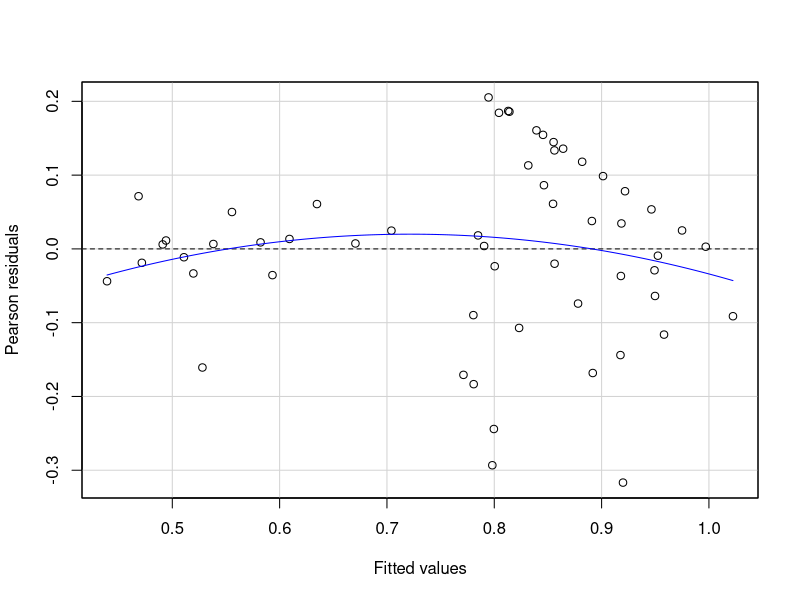
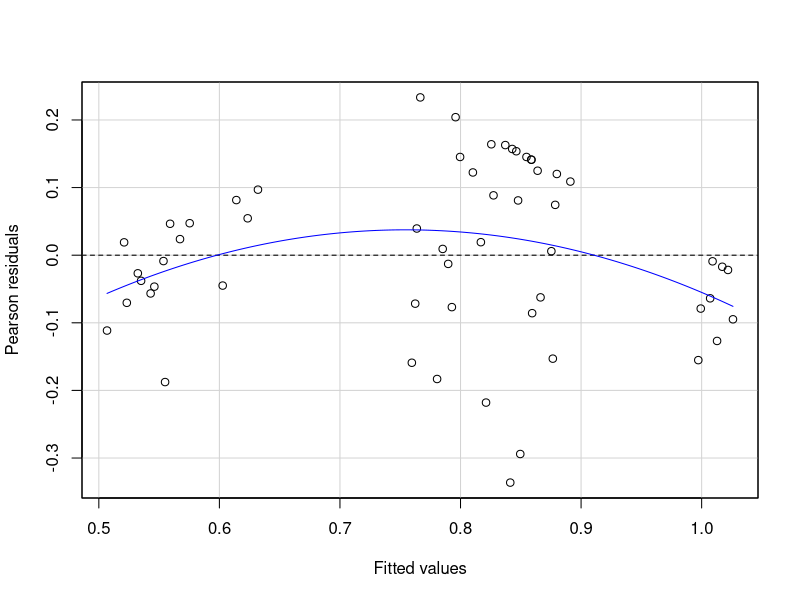
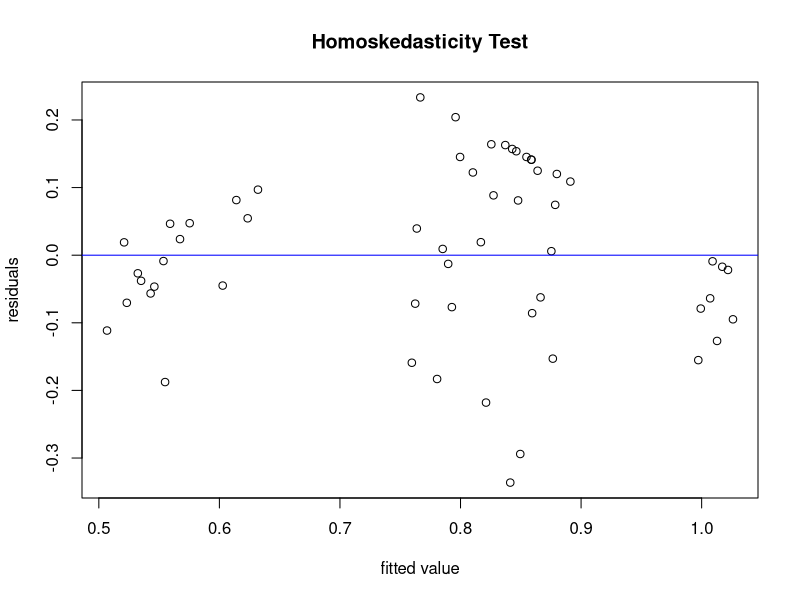

Reproduce these figures in R, in order. (Note: this script raises an error after producing the figures.)
## ---- chunk 1
knitr::opts_chunk$set(echo = TRUE)
## ---- chunk 2
require(openxlsx)
 mydata  <- read.xlsx("Data - Seminar.xlsx", startRow=3)

## ---- chunk 3
# Pearson and Spearman correlation coefficients show weak significant correlation 
# partial correlation analysis seems to indicate weak direct correlations 
# scatterplots show that a linear regression might not be suitable 
## ---- chunk 4
# subset without artificially generated data for balanced plm 
companies_raw <- c(-5,-6,-11,-12,-17,-18,-23,-24,-29,-30,-35,-36,-41,-42,-47,-48,-53, -54)
mydata_balanced <- mydata[companies_raw, -1]

## ---- chunk 5
require (robustbase)
require(car)

OLS <-lm(formula= mydata_balanced$Efficiency.without.Weight.restrictions ~ mydata_balanced$Age.of.assets + mydata_balanced$`(Age.of.assets).square` + mydata_balanced$Average.declivity + mydata_balanced$Intersection.with.indigenous.areas + mydata_balanced$Height.of.vegetation + mydata_balanced$Percentage.of.high.vegetation + mydata_balanced$Average.precipitation + mydata_balanced$Network.density + mydata_balanced$Fire.incidence + mydata_balanced$Number.of.intersections.with.roads + mydata_balanced$Coincidence.of.network.lines + mydata_balanced$Density.of.lightening + mydata_balanced$Number.of.access.to.roads, data = mydata_balanced)

summary(OLS)

## Variance Inflation Factor Analysis
# to check if the variables have correlation or not. For example, cons: 0.98. That mean 98% of "cons" can be explained by the other variables. So, we may exclude this variable if needed. When, "NTLaj" is 0.54, that means only 54% of this variable can be explained by the other variables.

print(vif(OLS))
print(1 - 1/vif(OLS))

# if VIF is higher than 1/(1-R_squared), where R_squared is the multiple R_squared, then the predictor is more related to other predictors than to the response 
print("1/(1-R_squared)")
print(1/(1-0.65))

# print residualplot of OLS 
residualPlot(OLS)



## ---- chunk 6
require(robustbase)
require(car)
OLS <- lm (formula= mydata_balanced$Efficiency.without.Weight.restrictions ~ mydata_balanced$Age.of.assets + mydata_balanced$`(Age.of.assets).square` + mydata_balanced$Average.declivity + mydata_balanced$Intersection.with.indigenous.areas + mydata_balanced$Height.of.vegetation + mydata_balanced$Percentage.of.high.vegetation + mydata_balanced$Average.precipitation + mydata_balanced$Network.density + mydata_balanced$Fire.incidence + mydata_balanced$Number.of.intersections.with.roads + mydata_balanced$Coincidence.of.network.lines + mydata_balanced$Density.of.lightening + mydata_balanced$Number.of.access.to.roads, data = mydata_balanced)

# Stepwise forward and backward selection
OLS <- step(OLS,trace = 0, k = 2, direction = "both")

summary(OLS)

# print the calculated AIC of OLS 
print("AIC")
print(AIC(OLS, k=2))




# OLS after feature selection adjusted  according to VIF

OLS_adj <- lm(formula = mydata_balanced$Efficiency.without.Weight.restrictions ~ 
    mydata_balanced$Age.of.assets + mydata_balanced$Intersection.with.indigenous.areas + 
        mydata_balanced$Height.of.vegetation + mydata_balanced$Average.precipitation + 
        mydata_balanced$Network.density + mydata_balanced$Fire.incidence + 
        mydata_balanced$Number.of.intersections.with.roads + 
        mydata_balanced$Coincidence.of.network.lines + mydata_balanced$Density.of.lightening + 
        mydata_balanced$Number.of.access.to.roads, data = mydata_balanced)

summary (OLS_adj)

print("AIC OLS_adj1")
print(AIC(OLS_adj, k=2))

# Breusch-Pagan test for homoskedasticity 

require(lmtest)

BP <- bptest(OLS)

print(BP)

## Variance Inflation Factor Analysis
# to check if the variables have correlation or not. For example, cons: 0.98. That mean 98% of "cons" can be explained by the other variables. So, we may exclude this variable if needed. When, "NTLaj" is 0.54, that means only 54% of this variable can be explained by the other variables.

# OLS
print(vif(OLS))
print(1 - 1/vif(OLS))
print("1/(1-R_suqared")
print(1/(1-0.6466))

# OLS_adj
print(vif(OLS_adj))
print(1 - 1/vif(OLS_adj))
print("1/(1-R_suqared")
print(1/(1-0.6091))

# model prediction
yhat <- predict(OLS_adj)

# compute MSE 
require(ModelMetrics)

MSE <- mse(mydata_balanced$Efficiency.without.Weight.restrictions, yhat)
print("MSE")
print(MSE)

#compute RMSE
RMSE <- rmse(mydata_balanced$Efficiency.without.Weight.restrictions, yhat)
print("RMSE")
print(RMSE)

# print residualplot of OLS_adj
residualPlot(OLS_adj)


## ---- chunk 7

require(caret)
set.seed(123)

# cross validation 

# Define training control
train.control <- trainControl(method = "cv", number = 10)

# Train the model
 model <- train(x = mydata_balanced[,c(13, 15, 16, 17, 18, 19, 20, 21, 22, 23, 24, 25)], y = mydata_balanced[,27], method = "lm", trControl = train.control)
 
# Summarize the results
 summary(model)

## ---- chunk 8
require(plm)

OLS <- plm(formula = mydata_balanced$Efficiency.without.Weight.restrictions ~ 
    mydata_balanced$Age.of.assets  + 
        mydata_balanced$Intersection.with.indigenous.areas + 
        mydata_balanced$Height.of.vegetation + mydata_balanced$Average.precipitation + 
        mydata_balanced$Network.density + mydata_balanced$Fire.incidence + 
        mydata_balanced$Number.of.intersections.with.roads + 
        mydata_balanced$Coincidence.of.network.lines + mydata_balanced$Density.of.lightening + 
        mydata_balanced$Number.of.access.to.roads, data = mydata_balanced, model = "pooling", index = NULL)

summary (OLS)

## ---- chunk 9
# space for the plot
par(mfrow=c(1,1))

# residuals of OLS model
res <- as.vector(OLS$residuals)

# fitted values from the OLS model 
fitval <- as.vector(fitted(OLS))


# plot residuals against fitted values 
plot(fitval, res, xlab = "fitted value", ylab = "residuals", main = "Homoskedasticity Test")
abline(lm(res ~ fitval, data = data.frame(res, fitval)), col = "blue")


# Breusch-Pagan test for homoskedasticity 

require(lmtest)

BP <- bptest(OLS)

print(BP)


# Durbin-Watson-Test for autocorrelation of disturbances 

dwtest(formula = mydata_balanced$Efficiency.without.Weight.restrictions ~ 
    mydata_balanced$Age.of.assets + mydata_balanced$`(Age.of.assets).square` + 
        mydata_balanced$Intersection.with.indigenous.areas + 
        mydata_balanced$Height.of.vegetation + mydata_balanced$Average.precipitation + 
        mydata_balanced$Network.density + mydata_balanced$Fire.incidence + 
        mydata_balanced$Number.of.intersections.with.roads + 
        mydata_balanced$Coincidence.of.network.lines + mydata_balanced$Density.of.lightening + 
        mydata_balanced$Number.of.access.to.roads, data = mydata_balanced)

## ---- chunk 10

require(plm)


# FE with individual effects 

FE_individual <- plm(formula = mydata_balanced$Efficiency.without.Weight.restrictions ~ 
    mydata_balanced$Age.of.assets  + 
        mydata_balanced$Intersection.with.indigenous.areas + 
        mydata_balanced$Height.of.vegetation + mydata_balanced$Average.precipitation + 
        mydata_balanced$Network.density + mydata_balanced$Fire.incidence + 
        mydata_balanced$Number.of.intersections.with.roads + 
        mydata_balanced$Coincidence.of.network.lines + mydata_balanced$Density.of.lightening + 
        mydata_balanced$Number.of.access.to.roads, data = mydata_balanced, model = "within", index = NULL, effect = "individual")

summary(FE_individual)
print("fixed effects")
summary(fixef(FE_individual))

# FE with time effects 

FE_time <- plm(formula = mydata_balanced$Efficiency.without.Weight.restrictions ~ 
    mydata_balanced$Age.of.assets  + 
        mydata_balanced$Intersection.with.indigenous.areas + 
        mydata_balanced$Height.of.vegetation + mydata_balanced$Average.precipitation + 
        mydata_balanced$Network.density + mydata_balanced$Fire.incidence + 
        mydata_balanced$Number.of.intersections.with.roads + 
        mydata_balanced$Coincidence.of.network.lines + mydata_balanced$Density.of.lightening + 
        mydata_balanced$Number.of.access.to.roads, data = mydata_balanced, model = "within", index = NULL, effect = "time")

summary(FE_time)
print("fixed effects")
summary(fixef(FE_time))


# FE with both effects 

FE_both <- plm(formula = mydata_balanced$Efficiency.without.Weight.restrictions ~ 
    mydata_balanced$Age.of.assets  + 
        mydata_balanced$Intersection.with.indigenous.areas + 
        mydata_balanced$Height.of.vegetation + mydata_balanced$Average.precipitation + 
        mydata_balanced$Network.density + mydata_balanced$Fire.incidence + 
        mydata_balanced$Number.of.intersections.with.roads + 
        mydata_balanced$Coincidence.of.network.lines + mydata_balanced$Density.of.lightening + 
        mydata_balanced$Number.of.access.to.roads, data = mydata_balanced, model = "within", index = NULL, effect = "twoways")

summary(FE_both)
print("fixed effects")
summary(fixef(FE_both))

# model prediction
yhat_individual <- predict(FE_individual)
yhat_time <- predict(FE_time)
yhat_both <- predict(FE_both)

# compute MSE 
require(ModelMetrics)

print("MSE individual")
print(mse(mydata_balanced$Efficiency.without.Weight.restrictions, yhat_individual))
print("MSE time")
print(mse(mydata_balanced$Efficiency.without.Weight.restrictions, yhat_time))
print("MSE both")
print(mse(mydata_balanced$Efficiency.without.Weight.restrictions, yhat_both))

#compute RMSE

print("RMSE individual")
print(rmse(mydata_balanced$Efficiency.without.Weight.restrictions, yhat_individual))
print("RMSE time")
print(rmse(mydata_balanced$Efficiency.without.Weight.restrictions, yhat_time))
print("RMSE both")
print(rmse(mydata_balanced$Efficiency.without.Weight.restrictions, yhat_both))



## ---- chunk 11

# H0: no difference between the FE and the Pooled model 
# reject the hypothesis if p-value < 0.05 

# individual effects 
pFtest(FE_individual, OLS_adj)


# time effects 
pFtest(FE_time, OLS_adj)

# both effects
pFtest(FE_both, OLS_adj)

## ---- chunk 12
require(plm)

# RE with individual effects

RE_individual <- plm(formula = mydata_balanced$Efficiency.without.Weight.restrictions ~ 
    mydata_balanced$Age.of.assets  + 
        mydata_balanced$Intersection.with.indigenous.areas + 
        mydata_balanced$Height.of.vegetation + mydata_balanced$Average.precipitation + 
        mydata_balanced$Network.density + mydata_balanced$Fire.incidence + 
        mydata_balanced$Number.of.intersections.with.roads + 
        mydata_balanced$Coincidence.of.network.lines + mydata_balanced$Density.of.lightening + 
        mydata_balanced$Number.of.access.to.roads, data = mydata_balanced, model = "random", index = NULL, effect = "individual")

summary(RE_individual)

# RE with  time effects 

RE_time <- plm(formula = mydata_balanced$Efficiency.without.Weight.restrictions ~ 
    mydata_balanced$Age.of.assets  + 
        mydata_balanced$Intersection.with.indigenous.areas + 
        mydata_balanced$Height.of.vegetation + mydata_balanced$Average.precipitation + 
        mydata_balanced$Network.density + mydata_balanced$Fire.incidence + 
        mydata_balanced$Number.of.intersections.with.roads + 
        mydata_balanced$Coincidence.of.network.lines + mydata_balanced$Density.of.lightening + 
        mydata_balanced$Number.of.access.to.roads, data = mydata_balanced, model = "random", index = NULL, effect = "time", random.method = "amemiya")

summary(RE_time)

# RE with  individual and time effects 

RE_both <- plm(formula = mydata_balanced$Efficiency.without.Weight.restrictions ~ 
    mydata_balanced$Age.of.assets + 
        mydata_balanced$Intersection.with.indigenous.areas + 
        mydata_balanced$Height.of.vegetation + mydata_balanced$Average.precipitation + 
        mydata_balanced$Network.density + mydata_balanced$Fire.incidence + 
        mydata_balanced$Number.of.intersections.with.roads + 
        mydata_balanced$Coincidence.of.network.lines + mydata_balanced$Density.of.lightening + 
        mydata_balanced$Number.of.access.to.roads, data = mydata_balanced, model = "random", index = NULL, effect = "twoways", random.method = "amemiya")

summary(RE_both)

# model prediction
yhat_individual <- predict(RE_individual)
yhat_time <- predict(RE_time)
yhat_both <- predict(RE_both)

# compute MSE 
require(ModelMetrics)

print("MSE individual")
print(mse(mydata_balanced$Efficiency.without.Weight.restrictions, yhat_individual))
print("MSE time")
print(mse(mydata_balanced$Efficiency.without.Weight.restrictions, yhat_time))
print("MSE both")
print(mse(mydata_balanced$Efficiency.without.Weight.restrictions, yhat_both))

#compute RMSE

print("RMSE individual")
print(rmse(mydata_balanced$Efficiency.without.Weight.restrictions, yhat_individual))
print("RMSE time")
print(rmse(mydata_balanced$Efficiency.without.Weight.restrictions, yhat_time))
print("RMSE both")
print(rmse(mydata_balanced$Efficiency.without.Weight.restrictions, yhat_both))

## ---- chunk 13
# H0: effects cannot be modeled as random variables 
# Ho is rejected, if p-value < 0.05

# individual effects 
plmtest(RE_individual, effect = "individual")


# time effects 
plmtest(RE_time, effect = "time")

# both effects
plmtest(RE_both, effect = "twoways")

## ---- chunk 14
# The null hypothesis of this test states that random effects is preferred over fixed effects
# Ho: there is no correlation between the subject-specific error term and the independent variables

phtest(FE_individual, RE_individual)
phtest(FE_time, RE_time)
phtest(FE_both, RE_both)
